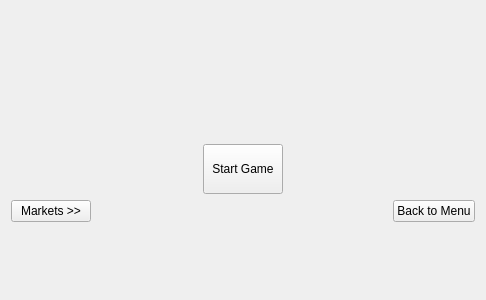
<?xml version="1.0" encoding="UTF-8"?>
<ui version="4.0">
 <class>StartWidget</class>
 <widget class="QWidget" name="StartWidget">
  <property name="geometry">
   <rect>
    <x>0</x>
    <y>0</y>
    <width>486</width>
    <height>300</height>
   </rect>
  </property>
  <property name="windowTitle">
   <string>Form</string>
  </property>
  <layout class="QVBoxLayout" name="verticalLayout">
   <item>
    <widget class="ColorStatus" name="status" native="true"/>
   </item>
   <item>
    <widget class="ListWidget" name="widget" native="true"/>
   </item>
   <item>
    <layout class="QHBoxLayout" name="horizontalLayout">
     <item>
      <spacer name="horizontalSpacer_3">
       <property name="orientation">
        <enum>Qt::Horizontal</enum>
       </property>
       <property name="sizeHint" stdset="0">
        <size>
         <width>40</width>
         <height>20</height>
        </size>
       </property>
      </spacer>
     </item>
     <item>
      <widget class="QPushButton" name="pushButton_startGame">
       <property name="minimumSize">
        <size>
         <width>0</width>
         <height>50</height>
        </size>
       </property>
       <property name="text">
        <string>Start Game</string>
       </property>
      </widget>
     </item>
     <item>
      <spacer name="horizontalSpacer_2">
       <property name="orientation">
        <enum>Qt::Horizontal</enum>
       </property>
       <property name="sizeHint" stdset="0">
        <size>
         <width>40</width>
         <height>20</height>
        </size>
       </property>
      </spacer>
     </item>
    </layout>
   </item>
   <item>
    <layout class="QHBoxLayout" name="horizontalLayout_2">
     <item>
      <widget class="QPushButton" name="pushButton">
       <property name="text">
        <string>Markets &gt;&gt;</string>
       </property>
      </widget>
     </item>
     <item>
      <spacer name="horizontalSpacer">
       <property name="orientation">
        <enum>Qt::Horizontal</enum>
       </property>
       <property name="sizeHint" stdset="0">
        <size>
         <width>40</width>
         <height>20</height>
        </size>
       </property>
      </spacer>
     </item>
     <item>
      <widget class="QPushButton" name="pushButton_backToMenu">
       <property name="text">
        <string>Back to Menu</string>
       </property>
      </widget>
     </item>
    </layout>
   </item>
   <item>
    <widget class="MarketsWidget" name="widget_2" native="true"/>
   </item>
  </layout>
 </widget>
 <customwidgets>
  <customwidget>
   <class>ListWidget</class>
   <extends>QWidget</extends>
   <header>listwidget.h</header>
   <container>1</container>
  </customwidget>
  <customwidget>
   <class>ColorStatus</class>
   <extends>QWidget</extends>
   <header>colorstatus.h</header>
   <container>1</container>
  </customwidget>
  <customwidget>
   <class>MarketsWidget</class>
   <extends>QWidget</extends>
   <header>marketswidget.h</header>
   <container>1</container>
  </customwidget>
 </customwidgets>
 <resources/>
 <connections/>
</ui>
